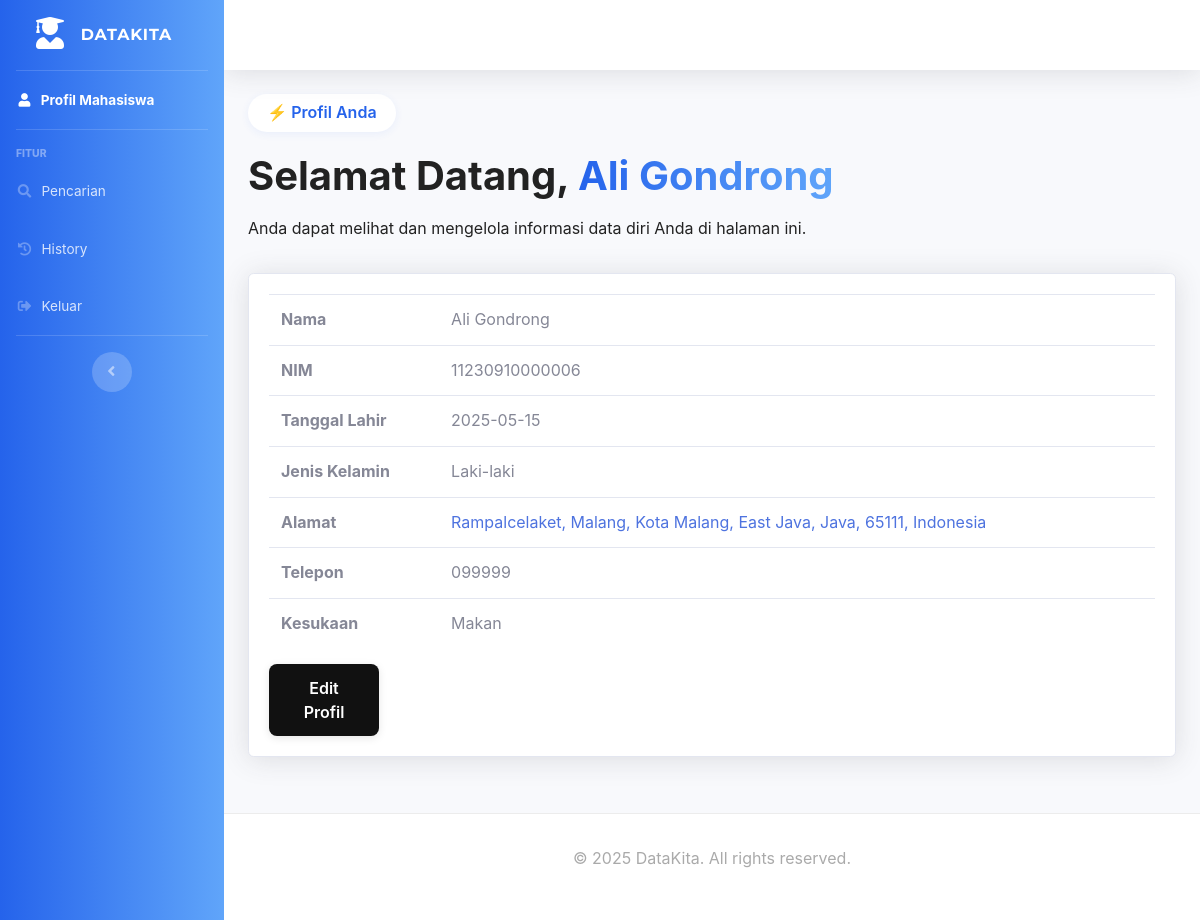
/mahasiswa/index.php (signed in), run on the app's committed database.
### tables this page shows
CREATE TABLE `mahasiswa` (
  `id_mahasiswa` int(11) NOT NULL,
  `nama` varchar(255) NOT NULL,
  `nim` varchar(16) DEFAULT NULL,
  `tanggal_lahir` date DEFAULT NULL,
  `jenis_kelamin` varchar(255) NOT NULL,
  `alamat` text DEFAULT NULL,
  `telepon` varchar(20) DEFAULT NULL,
  `kesukaan` text DEFAULT NULL,
  `password` varchar(255) NOT NULL,
  `latitude` varchar(255) DEFAULT NULL,
  `longitude` varchar(255) DEFAULT NULL
);

### mahasiswa/index.php (the view, shortened to what this page needs)
<?php
include('../koneksi.php');
$nim = $_SESSION['nim'];
$sql = "SELECT * FROM mahasiswa WHERE nim = '$nim'";
$result = $con->query($sql);
if ($result->num_rows > 0) {
    $student = $result->fetch_assoc();
} else {
    echo "No profile found!";
    exit;
}
?>
<!DOCTYPE html>
<html lang="en">
<head>
    <link href="vendor/fontawesome-free/css/all.min.css" rel="stylesheet" type="text/css">
    <link href="css/sb-admin-2.min.css" rel="stylesheet">
    <link rel="stylesheet" href="../styles.css">
    <link rel="stylesheet" href="https://unpkg.com/leaflet@1.7.1/dist/leaflet.css" />
    <link rel="stylesheet" href="https://unpkg.com/leaflet-control-geocoder/dist/Control.Geocoder.css" />
</head>
<body id="page-top">
    <div id="wrapper">
        <ul class="navbar-nav bg-gradient-primary sidebar sidebar-dark accordion" id="accordionSidebar">
            <a class="sidebar-brand d-flex align-items-center justify-content-center" href="index.php">
                <div class="sidebar-brand-icon">
                    <i class="fas fa-user-graduate"></i>
                </div>
                <div class="sidebar-brand-text mx-3">Data<span style="color: #fff;">Kita</span></div>
            </a>
            <hr class="sidebar-divider my-0">
            <li class="nav-item active">
                <a class="nav-link" href="index.php">
                    <i class="fas fa-fw fa-user"></i>
                    <span>Profil Mahasiswa</span></a>
            </li>
            <hr class="sidebar-divider">
            <div class="sidebar-heading">
                Fitur
            </div>
            <li class="nav-item">
                <a class="nav-link" href="pencarian.php">
                    <i class="fas fa-fw fa-search"></i>
                    <span>Pencarian</span></a>
            </li>
            <li class="nav-item">
                <a class="nav-link" href="riwayat-aktivitas.php">
                    <i class="fas fa-fw fa-history"></i>
                    <span>History</span></a>
            </li>
            <li class="nav-item">
                <a class="nav-link" href="../keluar.php">
                    <i class="fas fa-fw fa-sign-out-alt"></i>
                    <span>Keluar</span></a>
            </li>
            <hr class="sidebar-divider d-none d-md-block">
            <div class="text-center d-none d-md-inline">
                <button class="rounded-circle border-0" id="sidebarToggle"></button>
            </div>
        </ul>
        <div id="content-wrapper" class="d-flex flex-column">
            <div id="content">
                <nav class="navbar navbar-expand navbar-light bg-white topbar mb-4 static-top shadow">
                </nav>
                <div class="container-fluid">
                    <div class="page-header">
                        <button class="features-explore">⚡ Profil Anda</button>
                        <h1>Selamat Datang, <span class="gradient-text"><?php echo $student['nama']; ?></span></h1>
                        <p class="subtitle">Anda dapat melihat dan mengelola informasi data diri Anda di halaman ini.</p>
                    </div>
                    <div class="card shadow mb-4">
                        <div class="card-body">
                            <div class="table-responsive">
                                <table class="table">
                                    <tbody>
                                        <tr>
                                            <td><strong>Nama</strong></td>
                                            <td><?php echo $student['nama']; ?></td>
                                        </tr>
                                        <tr>
                                            <td><strong>NIM</strong></td>
                                            <td><?php echo $student['nim']; ?></td>
                                        </tr>
                                        <tr>
                                            <td><strong>Tanggal Lahir</strong></td>
                                            <td><?php echo $student['tanggal_lahir']; ?></td>
                                        </tr>
                                        <tr>
                                            <td><strong>Jenis Kelamin</strong></td>
                                            <td><?php echo $student['jenis_kelamin']; ?></td>
                                        </tr>
                                        <tr>
                                            <td><strong>Alamat</strong></td>
                                            <td><a href="https://www.google.com/maps/place/<?php echo $student['latitude']; ?>,+<?php echo $student['longitude']; ?>" target="_blank"><?php echo $student['alamat']; ?></a></td>
                                        </tr>
                                        <tr>
                                            <td><strong>Telepon</strong></td>
                                            <td><?php echo $student['telepon']; ?></td>
                                        </tr>
                                        <tr>
                                            <td><strong>Kesukaan</strong></td>
                                            <td><?php echo $student['kesukaan']; ?></td>
                                        </tr>
                                    </tbody>
                                </table>
                            </div>
                            <button class="btn features-btn-primary" data-toggle="modal" data-target="#editProfileModal" style="width: 110px;">Edit Profil</button>
                        </div>
                    </div>
                </div>
            </div>
            <footer>
                <p>© 2025 DataKita. All rights reserved.</p>
            </footer>
        </div>
    </div>
</body>
</html>

### styles.css (style rules this page uses)
:root { --primary: #2563eb; --primary-gradient: linear-gradient(90deg, #2563eb 0%, #60a5fa 100%); --bg: #ffffff; --text: #222; --muted: #888; --border: #ececec; --radius: 18px; }
* { box-sizing: border-box; margin: 0; padding: 0; }
body { font-family: 'Inter', Arial, sans-serif; background: var(--bg); color: var(--text); line-height: 1.6; padding-top: 56px; }
nav { display: flex; justify-content: space-between; align-items: center; padding: 2rem 5vw 1rem 5vw; }
.btn { display: inline-block; padding: 0.75rem 2rem; border-radius: 999px; border: 1.5px solid var(--border); background: #fff; color: var(--primary); font-weight: 600; text-decoration: none; transition: background 0.2s, color 0.2s; box-shadow: 0 2px 8px rgba(108,99,255,0.05); cursor: pointer; }
.btn.primary, .features-btn-primary { background: #111 !important; color: #fff !important; border: none !important; border-radius: 8px !important; box-shadow: 0 2px 8px rgba(0,0,0,0.10); font-weight: 600; transition: background 0.2s, color 0.2s; }
footer { text-align: center; padding: 2rem 0; color: #aaa; font-size: 1rem; background: #fff; margin-top: 2rem; border-top: 1px solid var(--border); }
.features-explore { background: #fff; color: var(--primary); border: none; border-radius: 999px; font-weight: 600; font-size: 1rem; padding: 0.4rem 1.2rem; margin-bottom: 1.2rem; box-shadow: 0 2px 8px rgba(37,99,235,0.07); cursor: pointer; }
.gradient-text { background: var(--primary-gradient); -webkit-background-clip: text; -webkit-text-fill-color: transparent; background-clip: text; text-emphasis-color: transparent; }

### mahasiswa/index.php (style rules this page uses)
.bg-gradient-primary { background: var(--primary-gradient); }
.sidebar-brand-text { font-family: 'Montserrat', sans-serif; font-weight: 700; }
.page-header { padding: 2rem 0 1rem 0; }
.page-header h1 { font-weight: bold; margin-bottom: 1rem; }
.gradient-text { background: var(--primary-gradient); -webkit-background-clip: text; -webkit-text-fill-color: transparent; background-clip: text; text-emphasis-color: transparent; }
body, html { padding-top: 0 !important; margin-top: 0 !important; }
#content-wrapper, .container-fluid, .page-header { margin-top: 0 !important; padding-top: 0 !important; }

### data on the page
mahasiswa: nama "Ali Gondrong", nim "11230910000006", tanggal_lahir "2025-05-15", jenis_kelamin "Laki-laki", alamat "Rampalcelaket, Malang, Kota Malang, East Java, Java, 65111, Indonesia", telepon "099999", kesukaan "Makan"
